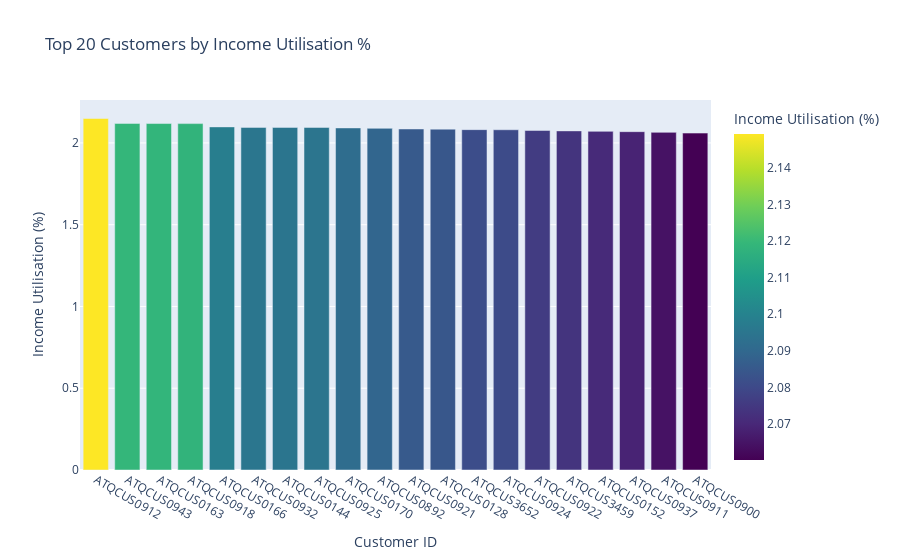

Notebook source saved alongside this figure:
### Code cell
import pandas as pd
import plotly.express as px

# 1️⃣ Load your data
customers = pd.read_csv("./dim_customers.csv")
spends = pd.read_csv("./fact_spends.csv")

# 2️⃣ Calculate average spend per customer
avg_spends = spends.groupby('customer_id')['spend'].mean().reset_index()
avg_spends.rename(columns={'spend': 'avg_spends'}, inplace=True)

# 3️⃣ Merge with customer income data
data = pd.merge(customers, avg_spends, on='customer_id', how='inner')

# 4️⃣ Calculate income utilisation %
data['income_utilisation_%'] = (data['avg_spends'] / data['avg_income']) * 100

# 5️⃣ Overall average
avg_income_utilisation = data['income_utilisation_%'].mean()
print("Average Income Utilisation %:", round(avg_income_utilisation, 2))

# 6️⃣ Top customers by utilisation
top_customers = data[['customer_id', 'avg_spends', 'avg_income', 'income_utilisation_%']].sort_values(
    by='income_utilisation_%', ascending=False
)

print("\nTop Customers by Income Utilisation %:\n")
print(top_customers.head(10))  # show top 10 only

# 7️⃣ Plot the top 20 customers by utilisation %
fig = px.bar(
    top_customers.head(20),
    x='customer_id',
    y='income_utilisation_%',
    title='Top 20 Customers by Income Utilisation %',
    labels={'customer_id': 'Customer ID', 'income_utilisation_%': 'Income Utilisation (%)'},
    color='income_utilisation_%',
    color_continuous_scale='Viridis'
)
fig.show()

### Figure 1 — Plotly figure (JSON) as saved in the notebook; plotly's stock layout.template omitted (floating-point values rounded to 4 significant figures)
{"data": [{"hovertemplate": "Customer ID=%{x}<br>Income Utilisation (%)=%{marker.color}<extra></extra>", "legendgroup": "", "marker": {"color": [2.149, 2.119, 2.119, 2.118, 2.098, 2.095, 2.095, 2.095, 2.092, 2.089, 2.085, 2.084, 2.081, 2.081, 2.076, 2.074, 2.071, 2.069, 2.064, 2.06], "coloraxis": "coloraxis", "pattern": {"shape": ""}}, "name": "", "orientation": "v", "showlegend": false, "textposition": "auto", "type": "bar", "x": ["ATQCUS0912", "ATQCUS0943", "ATQCUS0163", "ATQCUS0918", "ATQCUS0166", "ATQCUS0932", "ATQCUS0144", "ATQCUS0925", "ATQCUS0170", "ATQCUS0892", "ATQCUS0921", "ATQCUS0128", "ATQCUS3652", "ATQCUS0924", "ATQCUS0922", "ATQCUS3459", "ATQCUS0152", "ATQCUS0937", "ATQCUS0911", "ATQCUS0900"], "xaxis": "x", "y": [2.149, 2.119, 2.119, 2.118, 2.098, 2.095, 2.095, 2.095, 2.092, 2.089, 2.085, 2.084, 2.081, 2.081, 2.076, 2.074, 2.071, 2.069, 2.064, 2.06], "yaxis": "y"}], "layout": {"barmode": "relative", "coloraxis": {"colorbar": {"title": {"text": "Income Utilisation (%)"}}, "colorscale": [[0, "#440154"], [0.1111, "#482878"], [0.2222, "#3e4989"], [0.3333, "#31688e"], [0.4444, "#26828e"], [0.5556, "#1f9e89"], [0.6667, "#35b779"], [0.7778, "#6ece58"], [0.8889, "#b5de2b"], [1, "#fde725"]]}, "legend": {"tracegroupgap": 0}, "title": {"text": "Top 20 Customers by Income Utilisation %"}, "xaxis": {"anchor": "y", "domain": [0, 1], "title": {"text": "Customer ID"}}, "yaxis": {"anchor": "x", "domain": [0, 1], "title": {"text": "Income Utilisation (%)"}}}}
